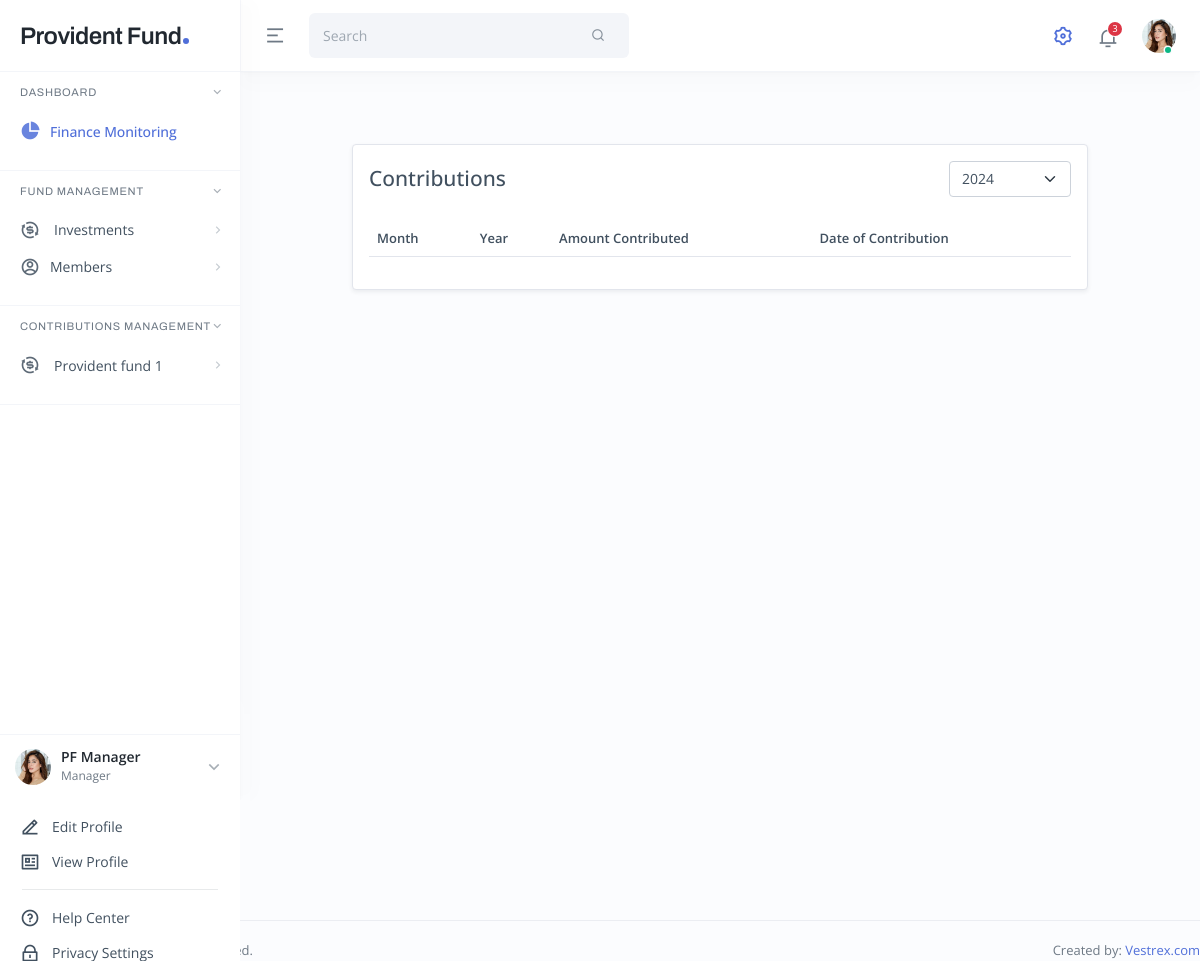
Page /contributions/member-contributions/8/ (signed in) on the earlier database version.
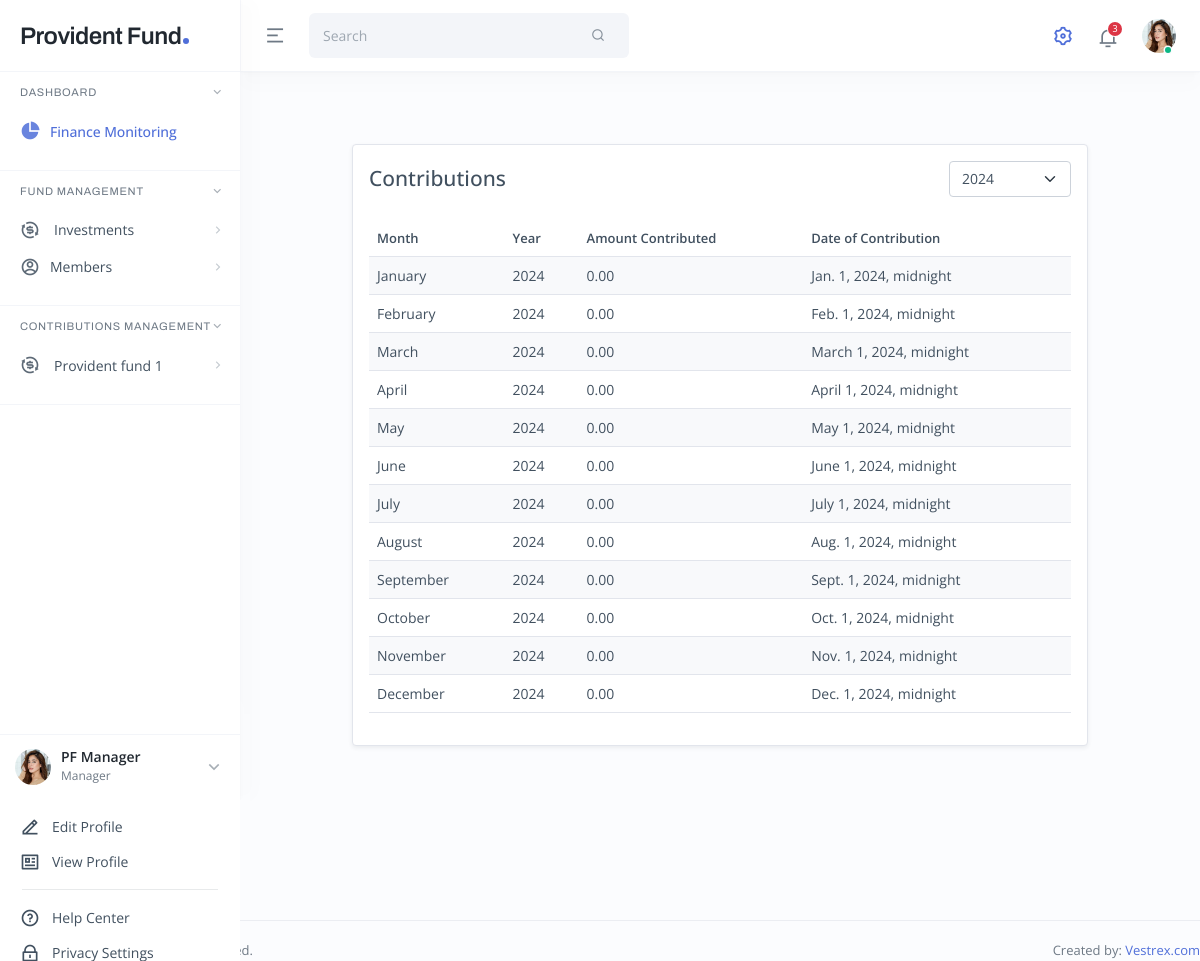
Same page on the later database version.
### contributions/models.py (models this page shows, shortened)
class Contribution(models.Model):
    member = models.ForeignKey(StaffAPI, on_delete=models.CASCADE, related_name='contributions')
    month = models.CharField(max_length=20)
    year = models.CharField(max_length=4)
    EmployeeAmount = models.DecimalField(max_digits=10, decimal_places=2)
    EmployerAmount = models.DecimalField(max_digits=10, decimal_places=2)
    RetroEmployeeAmount = models.DecimalField(max_digits=10, decimal_places=2)
    RetroEmployerAmount = models.DecimalField(max_digits=10, decimal_places=2)
    Employee55Amount = models.DecimalField(max_digits=10, decimal_places=2)
    Employer55Amount = models.DecimalField(max_digits=10, decimal_places=2)
    RetroEmployee55Amount = models.DecimalField(max_digits=10, decimal_places=2)
    RetroEmployer55Amount = models.DecimalField(max_digits=10, decimal_places=2)
    ContributionDate = models.DateTimeField()
    def calculated_total_contributions(self):
        a = self.EmployeeAmount
        b = self.EmployerAmount
        c = self.RetroEmployeeAmount
        d = self.RetroEmployerAmount
        e = self.RetroEmployee55Amount
        f = self.RetroEmployer55Amount
        g = self.Employee55Amount
        h = self.Employer55Amount
        results = a+b+c+d+e+f+g+h
        return results
    @property
    def total_contributions(self):
        return self.calculated_total_contributions()

### contributions/views.py (the view)
# urls.py: path('member-contributions/<int:membership_id>/', views.Contributed.as_view(), name='contribution-history'),
@method_decorator(login_required, name="dispatch")
class Contributed(ListView):
    model = Contribution
    template_name = 'contributions/contributed.html'
    context_object_name = 'contributions'
    paginate_by = 12
    def get_queryset(self):
        user_id = self.kwargs.get('membership_id')
        queryset = super().get_queryset().filter(member_id=user_id)
        selected_year = self.request.GET.get('year')
        if not selected_year:
            selected_year = datetime.now().year
        queryset = queryset.filter(ContributionDate__year=selected_year)
        return queryset
    def get_context_data(self, **kwargs):
        context = super().get_context_data(**kwargs)
        selected_year = self.request.GET.get('year')
        if not selected_year:
            selected_year = datetime.now().year
        years = list(range(2020, datetime.now().year + 1))
        context['years'] = years
        context['selected_year'] = int(selected_year)
        contributions = self.get_queryset().order_by('ContributionDate')
        monthly_contributions = defaultdict(list)
        for contribution in contributions:
            month_name = contribution.ContributionDate.strftime('%B')
            monthly_contributions[month_name].append(contribution)
        context['monthly_contributions'] = dict(monthly_contributions)
        return context

### contributions/templates/contributions/contributed.html (shortened to what this page needs)
{% extends 'dashboard/base.html' %}
{% block content %}
<div class="main main-app p-3 p-lg-4">
  <div class="container mt-5">
    <div class="row justify-content-center">
      <div class="col-lg-10">
        <div class="card shadow-sm">
          <div class="card-body">
            <div class="d-flex justify-content-between align-items-center mb-4">
              <h4 class="mb-0">Contributions</h4>
              <select id="year-select" name="year" class="form-select w-auto">
                {% for year in years %}
                  <option value="{{ year }}" {% if year == selected_year %}selected{% endif %}>{{ year }}</option>
                {% endfor %}
              </select>
            </div>
            <div class="table-responsive">
              <table class="table table-striped">
                <thead class="thead-dark">
                  <tr>
                    <th scope="col">Month</th>
                    <th scope="col">Year</th>
                    <th scope="col">Amount Contributed</th>
                    <th scope="col">Date of Contribution</th>
                  </tr>
                </thead>
                <tbody>
                  {% for contribution in contributions %}
                    <tr>
                      <td>{{ contribution.month }}</td>
                      <td>{{ contribution.year }}</td>
                      <td>{{ contribution.total_contributions }}</td>
                      <td>{{ contribution.ContributionDate }}</td>
                    </tr>
                  {% endfor %}
                </tbody>
              </table>
            </div>
          </div>
        </div>
      </div>
    </div>
  </div>
</div>
{% endblock %}

### Fund/templates/dashboard/base.html (shortened to what this page needs)
{% load static %}
<!DOCTYPE html>
<html lang="en">
<head>
    <link rel="stylesheet" href="{% static 'lib/remixicon/fonts/remixicon.css' %}">
    <link rel="stylesheet" href="{% static '/lib/apexcharts/apexcharts.css' %}">
    <link rel="stylesheet" href="{% static 'assets/css/style.min.css' %}">
  </head>
  <body>
    <div class="sidebar">
      <div class="sidebar-header">
        <a href="../index.html" class="sidebar-logo">Provident Fund</a>
      </div>
      <div id="sidebarMenu" class="sidebar-body">
        <div class="nav-group show">
          <a href="#" class="nav-label">Dashboard</a>
          <ul class="nav nav-sidebar">
            <li class="nav-item">
              <a href="{% url 'finance_page' %}" class="nav-link active"><i class="ri-pie-chart-2-fill"></i> <span>Finance Monitoring</span></a>
            </li>
        </div>
        <div class="nav-group show">
          <a href="#" class="nav-label">Fund Management</a>
          <ul class="nav nav-sidebar">
            <li class="nav-item">
              <a href="#" class="nav-link has-sub"><i class="ri-exchange-dollar-line fs-32 lh-1 me-3"></i> <span>Investments</span></a>
            </li>
            <li class="nav-item">
              <a href="#" class="nav-link has-sub"><i class="ri-account-circle-line"></i> <span>Members</span></a>
            </li>
          </ul>
        </div>
          <div class="nav-group show">
            <a href="#" class="nav-label">Contributions Management</a>
            <ul class="nav nav-sidebar">
              <li class="nav-item">
                <a href="#" class="nav-link has-sub"><i class="ri-exchange-dollar-line fs-32 lh-1 me-3"></i> <span>Provident fund 1</span></a>
              </li>
            </ul>
          </div>
      </div>
      <div class="sidebar-footer">
        <div class="sidebar-footer-top">
          <div class="sidebar-footer-thumb">
            <img src="../assets/img/img1.jpg" alt="">
          </div>
          <div class="sidebar-footer-body">
            <h6><a href="../pages/profile.html">PF Manager</a></h6>
            <p>Manager</p>
          </div>
          <a id="sidebarFooterMenu" href="#" class="dropdown-link"><i class="ri-arrow-down-s-line"></i></a>
        </div>
        <div class="sidebar-footer-menu">
          <nav class="nav">
            <a href="#"><i class="ri-edit-2-line"></i> Edit Profile</a>
            <a href="#"><i class="ri-profile-line"></i> View Profile</a>
          </nav>
          <hr>
          <nav class="nav">
            <a href="#"><i class="ri-question-line"></i> Help Center</a>
            <a href="#"><i class="ri-lock-line"></i> Privacy Settings</a>
          </nav>
        </div>
      </div>
    </div>
    <div class="header-main px-3 px-lg-4">
      <a id="menuSidebar" href="#" class="menu-link me-3 me-lg-4"><i class="ri-menu-2-fill"></i></a>
      <div id="search-bar" class="me-auto">
        <form method="GET">
          <div class="form-search d-flex align-items-center justify-content-between">
            <input type="text" class="form-control" placeholder="Search">
            <button type="submit" class="btn btn-unstyled"><i class="ri-search-line"></i></button>
          </div>
        </form>
      </div>
      <div class="dropdown dropdown-skin">
        <a href="#" class="dropdown-link" data-bs-toggle="dropdown" data-bs-auto-close="outside"><i class="ri-settings-3-line"></i></a>
      </div>
      <div class="dropdown dropdown-notification ms-3 ms-xl-4">
        <a href="#" class="dropdown-link" data-bs-toggle="dropdown" data-bs-auto-close="outside"><small>3</small><i class="ri-notification-3-line"></i></a>
      </div>
      <div class="dropdown dropdown-profile ms-3 ms-xl-4">
          <a href="#" class="dropdown-link" data-bs-toggle="dropdown" data-bs-auto-close="outside"><div class="avatar online"><img src="../assets/img/img1.jpg" alt=""></div></a>
      </div>
    </div>
    {% block content %}
    {% endblock %}
    <div class="main-footer mt-5">
        <span>&copy; 2024. Vestrex Tech. All Rights Reserved.</span>
        <span>Created by: <a href="http://vestrex.com/" target="_blank">Vestrex.com</a></span>
      </div>
  </body>
</html>

Differences in the rows shown:
added Contribution: month "January", year "2024", total_contributions "0.00", ContributionDate "Jan. 1, 2024, midnight"
added Contribution: month "February", year "2024", total_contributions "0.00", ContributionDate "Feb. 1, 2024, midnight"
added Contribution: month "March", year "2024", total_contributions "0.00", ContributionDate "March 1, 2024, midnight"
added Contribution: month "April", year "2024", total_contributions "0.00", ContributionDate "April 1, 2024, midnight"
added Contribution: month "May", year "2024", total_contributions "0.00", ContributionDate "May 1, 2024, midnight"
added Contribution: month "June", year "2024", total_contributions "0.00", ContributionDate "June 1, 2024, midnight"
added Contribution: month "July", year "2024", total_contributions "0.00", ContributionDate "July 1, 2024, midnight"
added Contribution: month "August", year "2024", total_contributions "0.00", ContributionDate "Aug. 1, 2024, midnight"
added Contribution: month "September", year "2024", total_contributions "0.00", ContributionDate "Sept. 1, 2024, midnight"
added Contribution: month "October", year "2024", total_contributions "0.00", ContributionDate "Oct. 1, 2024, midnight"
added Contribution: month "November", year "2024", total_contributions "0.00", ContributionDate "Nov. 1, 2024, midnight"
added Contribution: month "December", year "2024", total_contributions "0.00", ContributionDate "Dec. 1, 2024, midnight"
